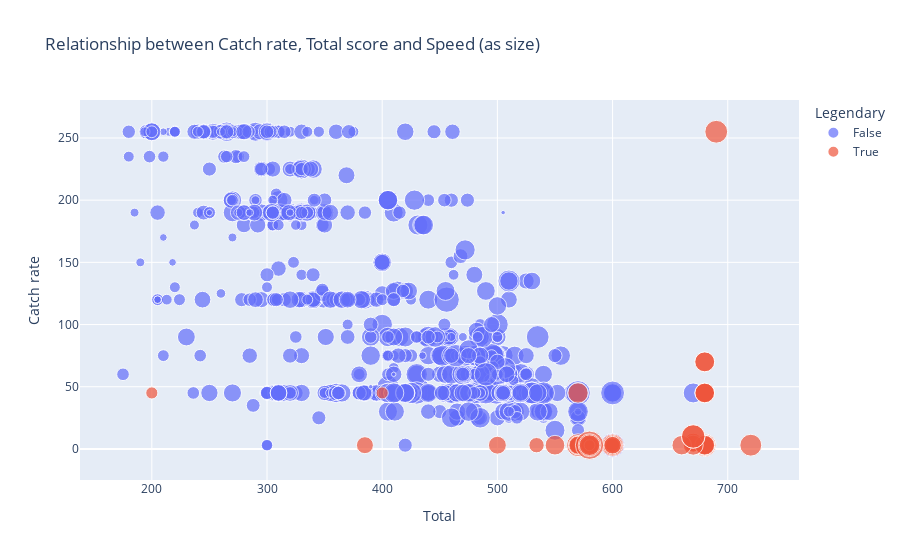

Write notebook code for a chart like this one.
### Code cell
fig = px.scatter(pokedex, x = "Total", y = "Catch rate", color= "Legendary", size = "Speed",
                 hover_data = ['Name'], labels = {'x':'Weight (log scale)', 'y':'Height (log scale)'},
                title = "Relationship between Catch rate, Total score and Speed (as size)")
fig.update_layout(
    hoverlabel=dict(
        font_color="white"
    )
)

fig.show()

fig.write_image("./images/catchrate_total_speed.jpeg")
fig.write_html("./images/catchrate_total_speed.html")

### Figure 1 — Plotly figure (JSON) as saved in the notebook; plotly's stock layout.template omitted (floating-point values rounded to 4 significant figures; data arrays with more than 128 entries replaced by an {"elided": "..."} marker saying what was removed)
{"data": [{"customdata": {"elided": "827x1 str values"}, "hovertemplate": "Legendary=False<br>Total=%{x}<br>Catch rate=%{y}<br>Speed=%{marker.size}<br>Name=%{customdata[0]}<extra></extra>", "legendgroup": "False", "marker": {"color": "#636efa", "size": {"elided": "827 int values"}, "sizemode": "area", "sizeref": 0.5, "symbol": "circle"}, "mode": "markers", "name": "False", "orientation": "v", "showlegend": true, "type": "scatter", "x": {"elided": "827 int values"}, "xaxis": "x", "y": {"elided": "827 int values"}, "yaxis": "y"}, {"customdata": [["Articuno"], ["Zapdos"], ["Moltres"], ["Mewtwo"], ["Raikou"], ["Entei"], ["Suicune"], ["Lugia"], ["Ho-oh"], ["Regirock"], ["Regice"], ["Registeel"], ["Latias"], ["Latios"], ["Kyogre"], ["Groudon"], ["Rayquaza"], ["Jirachi"], ["Uxie"], ["Mesprit"], ["Azelf"], ["Dialga"], ["Palkia"], ["Heatran"], ["Regigigas"], ["Darkrai"], ["Arceus"], ["Victini"], ["Cobalion"], ["Terrakion"], ["Virizion"], ["Reshiram"], ["Zekrom"], ["Kyurem"], ["Xerneas"], ["Yveltal"], ["Diancie"], ["Volcanion"], ["Codigo_Cero"], ["Silvally"], ["Tapu_Koko"], ["Tapu_Lele"], ["Tapu_Bulu"], ["Tapu_Fini"], ["Cosmog"], ["Cosmoem"], ["Solgaleo"], ["Lunala"], ["Nihilego"], ["Necrozma"], ["Zacian"], ["Zamazenta"], ["Eternatus"], ["Kubfu"], ["Urshifu"], ["Regieleki"], ["Regidrago"], ["Glastrier"], ["Spectrier"], ["Calyrex"], ["Enamorus"]], "hovertemplate": "Legendary=True<br>Total=%{x}<br>Catch rate=%{y}<br>Speed=%{marker.size}<br>Name=%{customdata[0]}<extra></extra>", "legendgroup": "True", "marker": {"color": "#EF553B", "size": [85, 100, 90, 130, 115, 100, 85, 110, 90, 50, 50, 50, 110, 110, 90, 90, 95, 100, 95, 80, 115, 90, 100, 77, 100, 125, 120, 100, 108, 108, 108, 90, 90, 95, 99, 99, 50, 70, 59, 95, 130, 95, 75, 85, 37, 37, 97, 97, 103, 79, 138, 138, 130, 72, 97, 200, 80, 30, 130, 80, 106], "sizemode": "area", "sizeref": 0.5, "symbol": "circle"}, "mode": "markers", "name": "True", "orientation": "v", "showlegend": true, "type": "scatter", "x": [580, 580, 580, 680, 580, 580, 580, 680, 680, 580, 580, 580, 600, 600, 670, 670, 680, 600, 580, 580, 580, 680, 680, 600, 670, 600, 720, 600, 580, 580, 580, 680, 680, 660, 680, 680, 600, 600, 534, 570, 570, 570, 570, 570, 200, 400, 680, 680, 570, 600, 670, 670, 690, 385, 550, 580, 580, 580, 580, 500, 580], "xaxis": "x", "y": [3, 3, 3, 3, 3, 3, 3, 3, 3, 3, 3, 3, 3, 3, 5, 5, 3, 3, 3, 3, 3, 3, 3, 3, 3, 3, 3, 3, 3, 3, 3, 45, 45, 3, 70, 70, 3, 3, 3, 3, 3, 3, 3, 3, 45, 45, 45, 45, 45, 3, 10, 10, 255, 3, 3, 3, 3, 3, 3, 3, 3], "yaxis": "y"}], "layout": {"hoverlabel": {"font": {"color": "white"}}, "legend": {"itemsizing": "constant", "title": {"text": "Legendary"}, "tracegroupgap": 0}, "title": {"text": "Relationship between Catch rate, Total score and Speed (as size)"}, "xaxis": {"anchor": "y", "domain": [0, 1], "title": {"text": "Total"}}, "yaxis": {"anchor": "x", "domain": [0, 1], "title": {"text": "Catch rate"}}}}
